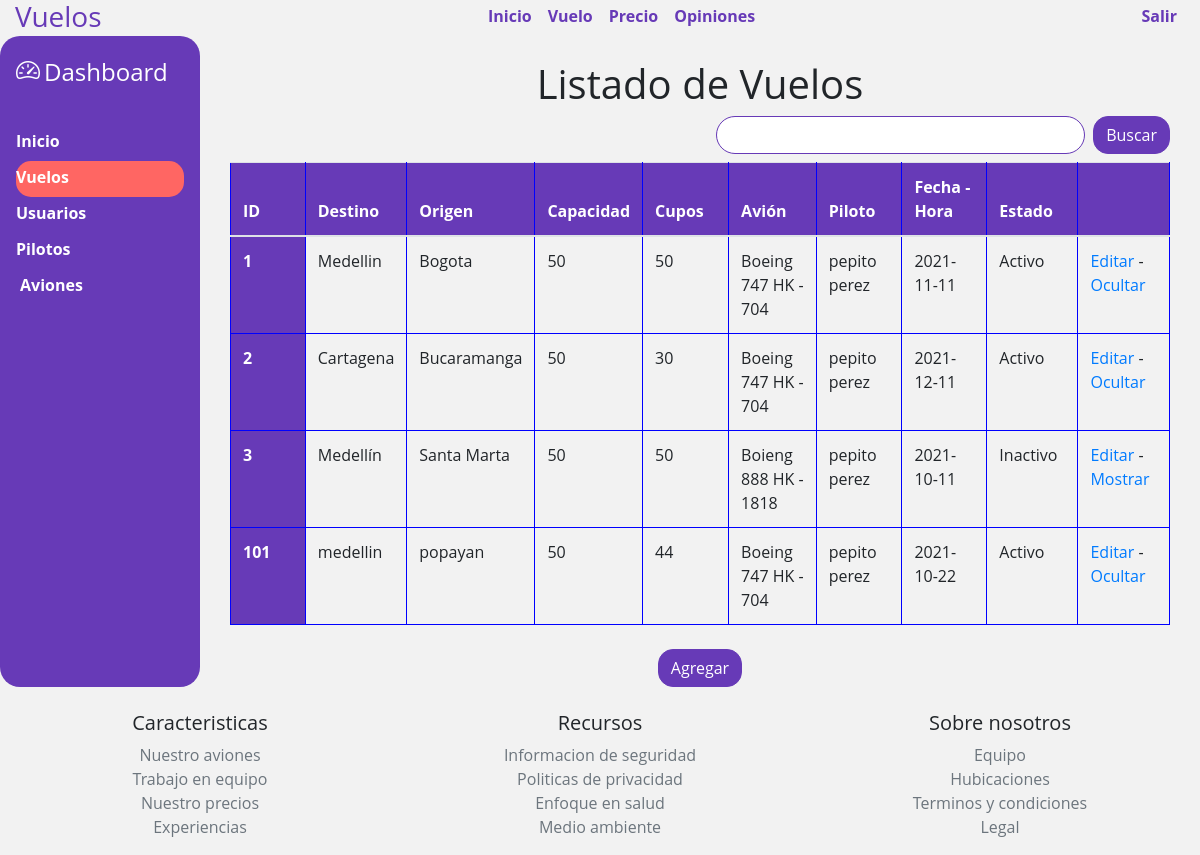
Page /dashboard_vuelos on the earlier database version.
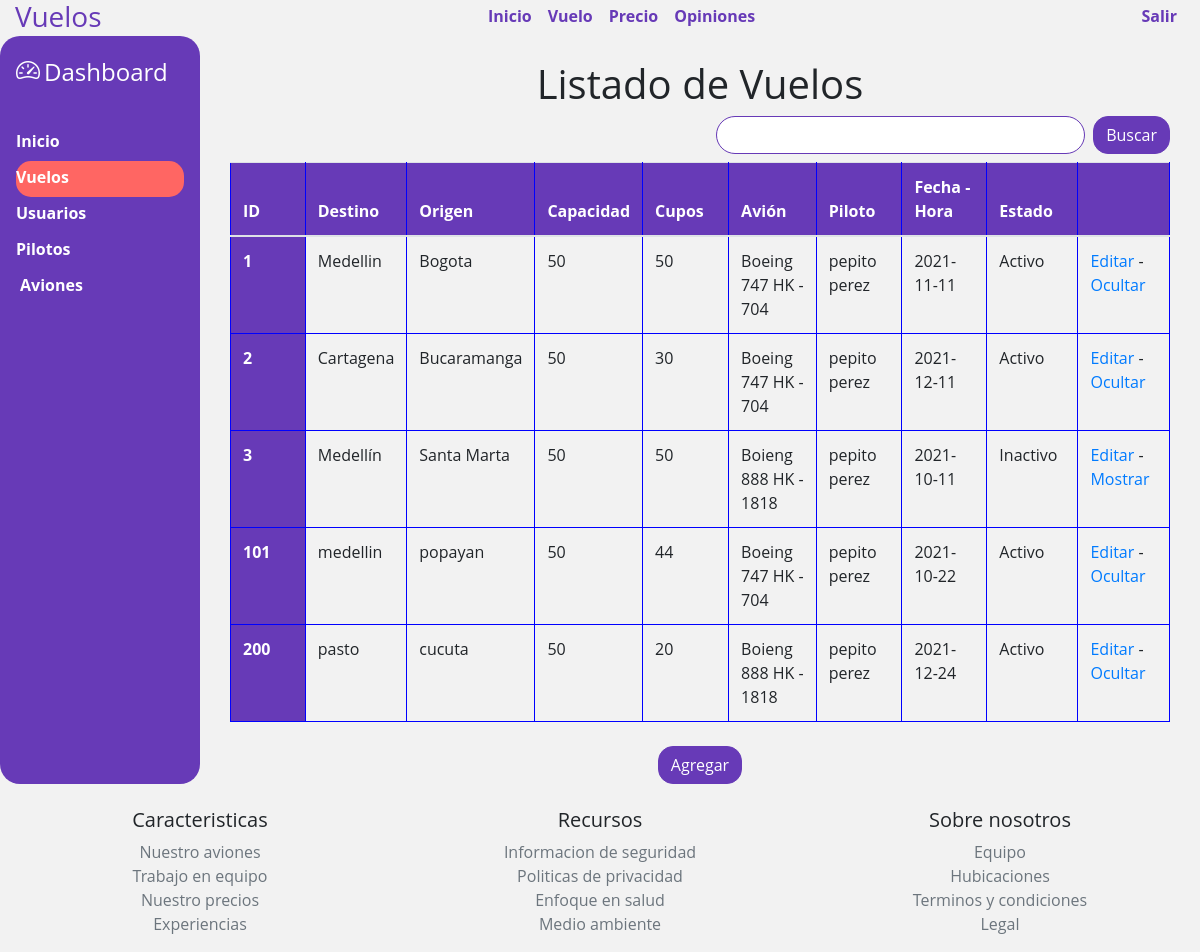
Same page on the later database version.
### tables this page shows
CREATE TABLE vuelos (id_vuelo INTEGER PRIMARY KEY AUTOINCREMENT UNIQUE NOT NULL, c_destino VARCHAR (50) NOT NULL, c_salida VARCHAR (50) NOT NULL, avion INT REFERENCES aviones (id_avion) NOT NULL, piloto INTEGER REFERENCES empleados (id_emp) NOT NULL, salida DATETIME NOT NULL, cupos_disp INT NOT NULL, estado CHAR (1) DEFAULT A);

CREATE TABLE aviones (id_avion INTEGER PRIMARY KEY AUTOINCREMENT UNIQUE NOT NULL, modelo VARCHAR (50) NOT NULL, matricula VARCHAR (10) NOT NULL, cant_pasajeros INT NOT NULL, estado CHAR (1) NOT NULL DEFAULT A);

### app.py (the view, shortened to what this page needs)
@app.route('/dashboard_vuelos', methods=['POST', 'GET'])
def dashboard_vuelos():
    sql = f'SELECT id_vuelo, c_destino, c_salida, cant_pasajeros , cupos_disp, modelo ||" "|| matricula AS avion, nombres || " " || apellidos AS piloto, salida, v.estado FROM vuelos AS v INNER JOIN aviones AS a ON v.avion = id_avion INNER JOIN empleados AS e ON v.piloto = e.id_emp INNER JOIN usuarios AS u ON u.id = e.id_emp'
    res = seleccion(sql)
    if len(res) == 0:
        flash('ERROR: No hay vuelos en la tabla')
    else:
        form = AgregarVuelo()
        sql2 = f'SELECT id_avion, modelo || " " || matricula AS avion FROM aviones WHERE estado = "A"'
        aviones = seleccion(sql2)
        print(aviones)
        if len(aviones) == 0:
            flash('ERROR: No hay aviones en la tabla')
        else:
            form.avion.choices = [(a[0], a[1]) for a in aviones]
        sql2 = f'SELECT id, Nombres || " " || Apellidos AS piloto FROM empleados AS em INNER JOIN usuarios AS us ON em.id_emp = us.id WHERE em.estado = "A"'
        pilotos = seleccion(sql2)
        if len(pilotos) == 0:
            flash('ERROR: No hay pilotos en la tabla')
        else:
            form.piloto.choices = [(p[0], p[1]) for p in pilotos]
        return render_template("dashboard_vuelos.html", pagina='dashboard', vuelos=res, form=form)

### forms.py
class AgregarVuelo(FlaskForm):
    id = TextField(
        'ID *', validators=[InputRequired(message='Indique la id')])
    origen = TextField(
        'Origen *', validators=[InputRequired(message='Indique la ciudad origen')])
    destino = TextField(
        'Destino *', validators=[InputRequired(message='Indique la ciudad destino')])
    cupos = TextField(
        'Cupos *', validators=[InputRequired(message='Indique el número de cupos')])
    avion = SelectField('Avion *', choices=[])
    piloto = SelectField('Piloto *', choices=[])
    fechaSalida = DateField(
        'Fecha de Salida *', validators=[InputRequired(message='Indique la fecha de salida')])
    cupos = TextField(
        'Cupos *', validators=[InputRequired(message='Indique el número de cupos')])
    btn = SubmitField('Agregar Vuelo')

### db.py (called while the page is built)
def seleccion(sql) -> list:
    try:
        with sqlite3.connect(URL_DB) as con:
            cur = con.cursor()
            res = cur.execute(sql).fetchall()
    except Exception:
        res = ['0']
    return res

### templates/dashboard_vuelos.html (shortened to what this page needs)
{% extends 'dashboard.html' %}
{% block content %}
<div class="col-md-10 ">
  <div class="container">
    <div class="row">
      <div class="col text-center pt-4">
        <h1>Listado de Vuelos</h1>
      </div>
    </div>
    <div class="row">
      <div class="col m-2 p-2"></div>
      <div class="col d-inline-flex">
        <input type="text" id="buscar" class="form-control mr-2">
        <button class="btn btn-primary ">Buscar</button>
      </div>
    </div>
    <div class="row mt-2 mb-2">
      <div class="col">
        <table class="table">
          <thead>
            <tr class="">
              <th scope="col">ID</th>
              <th scope="col">Destino</th>
              <th scope="col">Origen</th>
              <th scope="col">Capacidad</th>
              <th scope="col">Cupos</th>
              <th scope="col">Avión</th>
              <th scope="col">Piloto</th>
              <th scope="col">Fecha - Hora</th>
              <th scope="col">Estado</th>
              <th scope="col"></th>
            </tr>
          </thead>
          <tbody>
            {% for dat in vuelos %}
            <tr>
              <th scope="row">{{ dat[0] }}</th>
              <td>{{ dat[1] }}</td>
              <td>{{ dat[2] }}</td>
              <td>{{ dat[3] }}</td>
              <td>{{ dat[4] }}</td>
              <td>{{ dat[5] }}</td>
              <td>{{ dat[6] }}</td>
              <td>{{ dat[7] }}</td>
              <td>{% if dat[8] == 'I'%}Inactivo{% endif%}{% if dat[8] == 'A'%}Activo{% endif%}</td>
              <td><a href="{{ url_for('editar_vuelo', id=dat[0]) }}">Editar</a> - <a href="{{ url_for('eliminar_vuelo', id=dat[0], estado=dat[8]) }}">{% if dat[8] == 'I'%}Mostrar{% endif%}{% if dat[8] == 'A'%}Ocultar{% endif%}</a></td>
            </tr>
            {% endfor %}
          </tbody>
        </table>
      </div>
    </div>
  </div>
  <div class="row justify-content-md-center">
    <button type="button" class="btn btn-primary" data-toggle="modal" data-target="#agregarVuelo">
      Agregar
    </button>
  </div>
</div>
{% endblock %}

### templates/dashboard.html (shortened to what this page needs)
{% extends 'index.html'%}
{% block body%}
<div class="container d-flex flex-column" style="height: 100vh">
    {% include 'navbar_main.html' %}
    <div class="row h-100">
        <div class="sidebar col-md-2 d-flex flex-column p-3 text-white bg_purple radius_20 h-100" style="height: 50vh;">
            <a href="/" class="d-flex align-items-center mb-3 mb-md-0 me-md-auto text-white text-decoration-none">
                <i class="bi bi-speedometer2 text-white mb-1 mr-1" style="font-size: 1.5rem;"></i>
                <span class="nav-item" style="font-size: 1.5rem;">Dashboard</span>
            </a>
            <ul class=" nav nav-pills flex-column mb-auto">
                <li class="nav-item">
                    <a href="{{ url_for('dashboard_home') }}" class="nav-link text-white d-flex align-items-center"
                        aria-current="page">
                        Inicio
                    </a>
                </li>
                <li class="nav-item">
                    <a href="{{ url_for('dashboard_vuelos') }}" class="nav-link text-white d-flex align-items-center"
                        aria-current="page">
                        Vuelos
                    </a>
                </li>
                <li>
                    <a href="{{ url_for('dashboard_usuarios') }}" class="nav-link text-white d-flex align-items-center">
                        Usuarios
                    </a>
                </li>
                <li>
                    <a href="{{ url_for('dashboard_pilotos') }}" id="pilotosbtn"
                        class="nav-link text-white d-flex align-items-center">
                        Pilotos
                    </a>
                </li>
                <li>
                    <a href="{{ url_for('dashboard_aviones') }}" id="avionesbtn"
                        class="nav-link text-white d-flex align-items-center">
                        Aviones
                    </a>
                </li>
            </ul>
        </div>
        {% block content%}{% endblock %}
    </div>
    {% include 'footer.html' %}
</div>
{% endblock %}

### templates/index.html (shortened to what this page needs)
<!DOCTYPE html>
<html lang="es">
<head>
  <link rel="stylesheet" href="https://cdn.jsdelivr.net/npm/bootstrap@4.5.3/dist/css/bootstrap.min.css"
>
  <link rel="stylesheet" href="../static/css/estilo.css">
  <link rel="stylesheet" href="https://cdn.jsdelivr.net/npm/bootstrap-icons@1.3.0/font/bootstrap-icons.css">
  <link rel="stylesheet" href="https://cdnjs.cloudflare.com/ajax/libs/font-awesome/4.7.0/css/font-awesome.min.css">
</head>
<body>
  {% block body %}{% endblock %}
</body>
</html>

### templates/navbar_main.html (shortened to what this page needs)
<div class="row">
    <header class="masthead mb-auto col-lg-12">
        <div id="nav_container" class="d-flex justify-content-center flex-md-row text-md-left flex-column text-center ">
            <a class="masthead-brand h3 link-unstyled, link-unstyled:link, link-unstyled:hover"
                href="../home">Vuelos</a>
            <nav class="nav nav-masthead mx-auto">
                <a class="nav-link" href="{{ url_for('index') }}">Inicio</a>
                <a class="nav-link" href="{{ url_for('vuelo') }}">Vuelo</a>
                <a class="nav-link" href="{{ url_for('precio') }}">Precio</a>
                <a class="nav-link" href="{{ url_for('opiniones') }}">Opiniones</a>
            </nav>
            {% if pagina %}
            {% if pagina == 'mis_reservas' or pagina == 'dashboard' or pagina == 'usuario'%}
            <a href="{{ url_for('index') }}" class="nav-link mr-2">Salir</a>
            {% endif%}
            {% endif %}
        </div>
    </header>
</div>

### templates/footer.html
<div class="row mt-auto pt-4">
    <div class="col-lg-4 text-center">
        <h5>Caracteristicas</h5>
        <ul class="list-unstyled text-small">
            <li><a class="text-muted" href="#">Nuestro aviones</a></li>
            <li><a class="text-muted" href="#">Trabajo en equipo</a></li>
            <li><a class="text-muted" href="#">Nuestro precios</a></li>
            <li><a class="text-muted" href="#">Experiencias</a></li>
        </ul>
    </div>
    <div class="col-lg-4 text-center">
        <h5>Recursos</h5>
        <ul class="list-unstyled text-small">
            <li><a class="text-muted" href="#">Informacion de seguridad</a></li>
            <li><a class="text-muted" href="#">Politicas de privacidad</a></li>
            <li><a class="text-muted" href="#">Enfoque en salud</a></li>
            <li><a class="text-muted" href="#">Medio ambiente</a></li>
        </ul>
    </div>
    <div class="col-lg-4 text-center">
        <h5>Sobre nosotros</h5>
        <ul class="list-unstyled text-small">
            <li><a class="text-muted" href="#">Equipo</a></li>
            <li><a class="text-muted" href="#">Hubicaciones</a></li>
            <li><a class="text-muted" href="#">Terminos y condiciones</a></li>
            <li><a class="text-muted" href="#">Legal</a></li>
        </ul>
    </div>
</div>

### static/css/estilo.css (style rules this page uses)
.container { width: 100%; max-width: 1500px; }
input, .custom-select { border-radius: 25px !important; border-color: #673ab7 !important; }
.masthead { margin-bottom: 1rem; }
.masthead-brand { margin-bottom: 0; color: #673ab7; }
.nav-masthead .nav-link, .nav-link { padding: .25rem 0; font-weight: 700; color: #673ab7; background-color: transparent; border-bottom: .25rem solid transparent; }
.nav-masthead .nav-link+.nav-link { margin-left: 1rem; }
@media (min-width: 48em) { .masthead-brand { float: left; } }
@media (min-width: 48em) { .nav-masthead { float: right; } }
.sidebar .active { color: white !important; background-color: #ff6663 !important; border-radius: 15px; }
.bg_purple { background-color: #673ab7; }
.radius_20 { border-radius: 20px; }
th { background-color: #673ab7; color: white; }
body { background: #f2f2f2; font-family: 'Open Sans', sans-serif; }
.btn-primary { background-color: #673ab7 !important; border-color: #673ab7 !important; border-radius: 15px; }
th, td { border: 1px solid blue; width: 100px; word-wrap: break-word; }

Differences in the rows shown:
added vuelos: id_vuelo "200", c_destino "pasto", c_salida "cucuta", cant_pasajeros "50", cupos_disp "20", dat "Boieng 888 HK - 1818", dat "pepito perez", salida "2021-12-24", estado "Activo"
